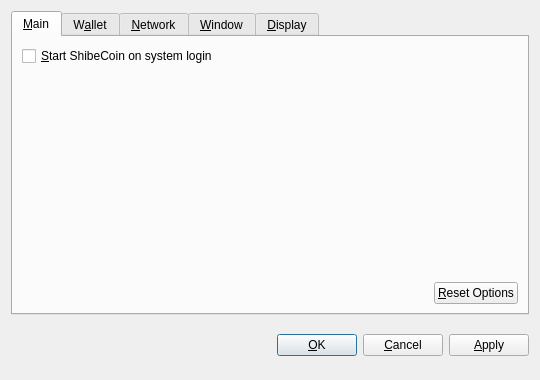
<?xml version="1.0" encoding="UTF-8"?>
<ui version="4.0">
 <class>OptionsDialog</class>
 <widget class="QDialog" name="OptionsDialog">
  <property name="geometry">
   <rect>
    <x>0</x>
    <y>0</y>
    <width>540</width>
    <height>380</height>
   </rect>
  </property>
  <property name="windowTitle">
   <string>Options</string>
  </property>
  <property name="modal">
   <bool>true</bool>
  </property>
  <layout class="QVBoxLayout" name="verticalLayout">
   <item>
    <widget class="QTabWidget" name="tabWidget">
     <property name="tabPosition">
      <enum>QTabWidget::North</enum>
     </property>
     <property name="currentIndex">
      <number>0</number>
     </property>
     <widget class="QWidget" name="tabMain">
      <attribute name="title">
       <string>&amp;Main</string>
      </attribute>
      <layout class="QVBoxLayout" name="verticalLayout_Main">
       <item>
        <widget class="QCheckBox" name="bitcoinAtStartup">
         <property name="toolTip">
          <string>Automatically start ShibeCoin after logging in to the system.</string>
         </property>
         <property name="text">
          <string>&amp;Start ShibeCoin on system login</string>
         </property>
        </widget>
       </item>
       <item>
        <spacer name="verticalSpacer_Main">
         <property name="orientation">
          <enum>Qt::Vertical</enum>
         </property>
         <property name="sizeHint" stdset="0">
          <size>
           <width>20</width>
           <height>40</height>
          </size>
         </property>
        </spacer>
       </item>
       <item>
        <layout class="QHBoxLayout" name="horizontalLayout_2_Main">
         <item>
          <spacer name="horizontalSpacer_2_Main">
           <property name="orientation">
            <enum>Qt::Horizontal</enum>
           </property>
           <property name="sizeHint" stdset="0">
            <size>
             <width>40</width>
             <height>20</height>
            </size>
           </property>
          </spacer>
         </item>
         <item>
          <widget class="QPushButton" name="resetButton">
           <property name="toolTip">
            <string>Reset all client options to default.</string>
           </property>
           <property name="text">
            <string>&amp;Reset Options</string>
           </property>
           <property name="autoDefault">
            <bool>false</bool>
           </property>
          </widget>
         </item>
        </layout>
       </item>
      </layout>
     </widget>
     <widget class="QWidget" name="tabWallet">
      <attribute name="title">
       <string>W&amp;allet</string>
      </attribute>
      <layout class="QVBoxLayout" name="verticalLayout_Network">
       <item>
        <widget class="QLabel" name="transactionFeeInfoLabel">
         <property name="text">
          <string>Optional transaction fee per kB that helps make sure your transactions are processed quickly. Most transactions are 1 kB.</string>
         </property>
         <property name="textFormat">
          <enum>Qt::PlainText</enum>
         </property>
         <property name="wordWrap">
          <bool>true</bool>
         </property>
        </widget>
       </item>
       <item>
        <layout class="QHBoxLayout" name="horizontalLayout_1_Main">
         <item>
          <widget class="QLabel" name="transactionFeeLabel">
           <property name="text">
            <string>Pay transaction &amp;fee</string>
           </property>
           <property name="textFormat">
            <enum>Qt::PlainText</enum>
           </property>
           <property name="buddy">
            <cstring>transactionFee</cstring>
           </property>
          </widget>
         </item>
         <item>
          <widget class="BitcoinAmountField" name="transactionFee"/>
         </item>
         <item>
          <spacer name="horizontalSpacer_1_Main">
           <property name="orientation">
            <enum>Qt::Horizontal</enum>
           </property>
           <property name="sizeHint" stdset="0">
            <size>
             <width>40</width>
             <height>20</height>
            </size>
           </property>
          </spacer>
         </item>
        </layout>
       </item>
       <item>
        <widget class="QLabel" name="label">
         <property name="text">
          <string>If you disable the spending of unconfirmed change, the change from a transaction cannot be used until that transaction has at least one confirmation. This also affects how your balance is computed.</string>
         </property>
         <property name="wordWrap">
          <bool>true</bool>
         </property>
        </widget>
       </item>
       <item>
        <widget class="QCheckBox" name="spendZeroConfChange">
         <property name="text">
          <string>Spend unconfirmed change  (experts only)</string>
         </property>
        </widget>
       </item>
       <item>
        <widget class="Line" name="line">
         <property name="orientation">
          <enum>Qt::Horizontal</enum>
         </property>
        </widget>
       </item>
       <item>
        <widget class="QLabel" name="donateInfoLabel">
         <property name="text">
          <string>Donate a percent of your stake to help keep the ShibeCoin network running. If you appreciate the work we are doing and wish to contribute, please consider donating a portion of your stake.</string>
         </property>
         <property name="wordWrap">
          <bool>true</bool>
         </property>
        </widget>
       </item>
       <item>
        <layout class="QHBoxLayout" name="horizontalLayout">
         <item>
          <widget class="QLabel" name="donateLabel">
           <property name="text">
            <string>Donation </string>
           </property>
          </widget>
         </item>
         <item>
          <widget class="QDoubleSpinBox" name="donation">
           <property name="maximum">
            <double>100.000000000000000</double>
           </property>
           <property name="singleStep">
            <double>0.100000000000000</double>
           </property>
           <property name="value">
            <double>1.000000000000000</double>
           </property>
          </widget>
         </item>
         <item>
          <widget class="QLabel" name="donatePctLabel">
           <property name="text">
            <string>%</string>
           </property>
          </widget>
         </item>
         <item>
          <spacer name="horizontalSpacer">
           <property name="orientation">
            <enum>Qt::Horizontal</enum>
           </property>
           <property name="sizeHint" stdset="0">
            <size>
             <width>40</width>
             <height>20</height>
            </size>
           </property>
          </spacer>
         </item>
        </layout>
       </item>
       <item>
        <spacer name="verticalSpacer">
         <property name="orientation">
          <enum>Qt::Vertical</enum>
         </property>
         <property name="sizeHint" stdset="0">
          <size>
           <width>20</width>
           <height>40</height>
          </size>
         </property>
        </spacer>
       </item>
      </layout>
     </widget>
     <widget class="QWidget" name="tabNetwork">
      <attribute name="title">
       <string>&amp;Network</string>
      </attribute>
      <layout class="QVBoxLayout" name="verticalLayout_Network">
       <item>
        <widget class="QCheckBox" name="mapPortUpnp">
         <property name="toolTip">
          <string>Automatically open the ShibeCoin client port on the router. This only works when your router supports UPnP and it is enabled.</string>
         </property>
         <property name="text">
          <string>Map port using &amp;UPnP</string>
         </property>
        </widget>
       </item>
       <item>
        <widget class="QCheckBox" name="connectSocks">
         <property name="toolTip">
          <string>Connect to the ShibeCoin network through a SOCKS proxy (e.g. when connecting through Tor).</string>
         </property>
         <property name="text">
          <string>&amp;Connect through SOCKS proxy:</string>
         </property>
        </widget>
       </item>
       <item>
        <layout class="QHBoxLayout" name="horizontalLayout_Network">
         <item>
          <widget class="QLabel" name="proxyIpLabel">
           <property name="text">
            <string>Proxy &amp;IP:</string>
           </property>
           <property name="textFormat">
            <enum>Qt::PlainText</enum>
           </property>
           <property name="buddy">
            <cstring>proxyIp</cstring>
           </property>
          </widget>
         </item>
         <item>
          <widget class="QValidatedLineEdit" name="proxyIp">
           <property name="maximumSize">
            <size>
             <width>140</width>
             <height>16777215</height>
            </size>
           </property>
           <property name="toolTip">
            <string>IP address of the proxy (e.g. 127.0.0.1)</string>
           </property>
          </widget>
         </item>
         <item>
          <widget class="QLabel" name="proxyPortLabel">
           <property name="text">
            <string>&amp;Port:</string>
           </property>
           <property name="textFormat">
            <enum>Qt::PlainText</enum>
           </property>
           <property name="buddy">
            <cstring>proxyPort</cstring>
           </property>
          </widget>
         </item>
         <item>
          <widget class="QLineEdit" name="proxyPort">
           <property name="maximumSize">
            <size>
             <width>55</width>
             <height>16777215</height>
            </size>
           </property>
           <property name="toolTip">
            <string>Port of the proxy (e.g. 9050)</string>
           </property>
          </widget>
         </item>
         <item>
          <widget class="QLabel" name="socksVersionLabel">
           <property name="text">
            <string>SOCKS &amp;Version:</string>
           </property>
           <property name="textFormat">
            <enum>Qt::PlainText</enum>
           </property>
           <property name="buddy">
            <cstring>socksVersion</cstring>
           </property>
          </widget>
         </item>
         <item>
          <widget class="QValueComboBox" name="socksVersion">
           <property name="toolTip">
            <string>SOCKS version of the proxy (e.g. 5)</string>
           </property>
          </widget>
         </item>
         <item>
          <spacer name="horizontalSpacer_Network">
           <property name="orientation">
            <enum>Qt::Horizontal</enum>
           </property>
           <property name="sizeHint" stdset="0">
            <size>
             <width>40</width>
             <height>20</height>
            </size>
           </property>
          </spacer>
         </item>
        </layout>
       </item>
       <item>
        <spacer name="verticalSpacer_Network">
         <property name="orientation">
          <enum>Qt::Vertical</enum>
         </property>
         <property name="sizeHint" stdset="0">
          <size>
           <width>20</width>
           <height>40</height>
          </size>
         </property>
        </spacer>
       </item>
      </layout>
     </widget>
     <widget class="QWidget" name="tabWindow">
      <attribute name="title">
       <string>&amp;Window</string>
      </attribute>
      <layout class="QVBoxLayout" name="verticalLayout_Window">
       <item>
        <widget class="QCheckBox" name="minimizeToTray">
         <property name="toolTip">
          <string>Show only a tray icon after minimizing the window.</string>
         </property>
         <property name="text">
          <string>&amp;Minimize to the tray instead of the taskbar</string>
         </property>
        </widget>
       </item>
       <item>
        <widget class="QCheckBox" name="minimizeOnClose">
         <property name="toolTip">
          <string>Minimize instead of exit the application when the window is closed. When this option is enabled, the application will be closed only after selecting Quit in the menu.</string>
         </property>
         <property name="text">
          <string>M&amp;inimize on close</string>
         </property>
        </widget>
       </item>
       <item>
        <spacer name="verticalSpacer_Window">
         <property name="orientation">
          <enum>Qt::Vertical</enum>
         </property>
         <property name="sizeHint" stdset="0">
          <size>
           <width>20</width>
           <height>40</height>
          </size>
         </property>
        </spacer>
       </item>
      </layout>
     </widget>
     <widget class="QWidget" name="tabDisplay">
      <attribute name="title">
       <string>&amp;Display</string>
      </attribute>
      <layout class="QVBoxLayout" name="verticalLayout_Display">
       <item>
        <layout class="QHBoxLayout" name="horizontalLayout_1_Display">
         <item>
          <widget class="QLabel" name="langLabel">
           <property name="text">
            <string>User Interface &amp;language:</string>
           </property>
           <property name="textFormat">
            <enum>Qt::PlainText</enum>
           </property>
           <property name="buddy">
            <cstring>lang</cstring>
           </property>
          </widget>
         </item>
         <item>
          <widget class="QValueComboBox" name="lang">
           <property name="toolTip">
            <string>The user interface language can be set here. This setting will take effect after restarting ShibeCoin.</string>
           </property>
          </widget>
         </item>
        </layout>
       </item>
       <item>
        <layout class="QHBoxLayout" name="horizontalLayout_2_Display">
         <item>
          <widget class="QLabel" name="unitLabel">
           <property name="text">
            <string>&amp;Unit to show amounts in:</string>
           </property>
           <property name="textFormat">
            <enum>Qt::PlainText</enum>
           </property>
           <property name="buddy">
            <cstring>unit</cstring>
           </property>
          </widget>
         </item>
         <item>
          <widget class="QValueComboBox" name="unit">
           <property name="toolTip">
            <string>Choose the default subdivision unit to show in the interface and when sending coins.</string>
           </property>
          </widget>
         </item>
        </layout>
       </item>
       <item>
        <widget class="QCheckBox" name="displayAddresses">
         <property name="toolTip">
          <string>Whether to show ShibeCoin addresses in the transaction list or not.</string>
         </property>
         <property name="text">
          <string>&amp;Display addresses in transaction list</string>
         </property>
        </widget>
       </item>
       <item>
        <widget class="QCheckBox" name="coinControlFeatures">
         <property name="toolTip">
          <string>Whether to show coin control features or not.</string>
         </property>
         <property name="text">
          <string>Display coin &amp;control features (experts only!)</string>
         </property>
        </widget>
       </item>
       <item>
        <spacer name="verticalSpacer_Display">
         <property name="orientation">
          <enum>Qt::Vertical</enum>
         </property>
         <property name="sizeHint" stdset="0">
          <size>
           <width>20</width>
           <height>40</height>
          </size>
         </property>
        </spacer>
       </item>
      </layout>
     </widget>
    </widget>
   </item>
   <item>
    <layout class="QHBoxLayout" name="horizontalLayout_Buttons">
     <item>
      <spacer name="horizontalSpacer_1">
       <property name="orientation">
        <enum>Qt::Horizontal</enum>
       </property>
       <property name="sizeHint" stdset="0">
        <size>
         <width>40</width>
         <height>48</height>
        </size>
       </property>
      </spacer>
     </item>
     <item>
      <widget class="QLabel" name="statusLabel">
       <property name="font">
        <font>
         <weight>75</weight>
         <bold>true</bold>
        </font>
       </property>
       <property name="text">
        <string/>
       </property>
       <property name="textFormat">
        <enum>Qt::PlainText</enum>
       </property>
       <property name="wordWrap">
        <bool>true</bool>
       </property>
      </widget>
     </item>
     <item>
      <spacer name="horizontalSpacer_2">
       <property name="orientation">
        <enum>Qt::Horizontal</enum>
       </property>
       <property name="sizeHint" stdset="0">
        <size>
         <width>40</width>
         <height>48</height>
        </size>
       </property>
      </spacer>
     </item>
     <item>
      <widget class="QPushButton" name="okButton">
       <property name="text">
        <string>&amp;OK</string>
       </property>
      </widget>
     </item>
     <item>
      <widget class="QPushButton" name="cancelButton">
       <property name="text">
        <string>&amp;Cancel</string>
       </property>
       <property name="autoDefault">
        <bool>false</bool>
       </property>
      </widget>
     </item>
     <item>
      <widget class="QPushButton" name="applyButton">
       <property name="text">
        <string>&amp;Apply</string>
       </property>
       <property name="autoDefault">
        <bool>false</bool>
       </property>
      </widget>
     </item>
    </layout>
   </item>
  </layout>
 </widget>
 <customwidgets>
  <customwidget>
   <class>BitcoinAmountField</class>
   <extends>QSpinBox</extends>
   <header>bitcoinamountfield.h</header>
  </customwidget>
  <customwidget>
   <class>QValueComboBox</class>
   <extends>QComboBox</extends>
   <header>qvaluecombobox.h</header>
  </customwidget>
  <customwidget>
   <class>QValidatedLineEdit</class>
   <extends>QLineEdit</extends>
   <header>qvalidatedlineedit.h</header>
  </customwidget>
 </customwidgets>
 <resources/>
 <connections/>
</ui>
